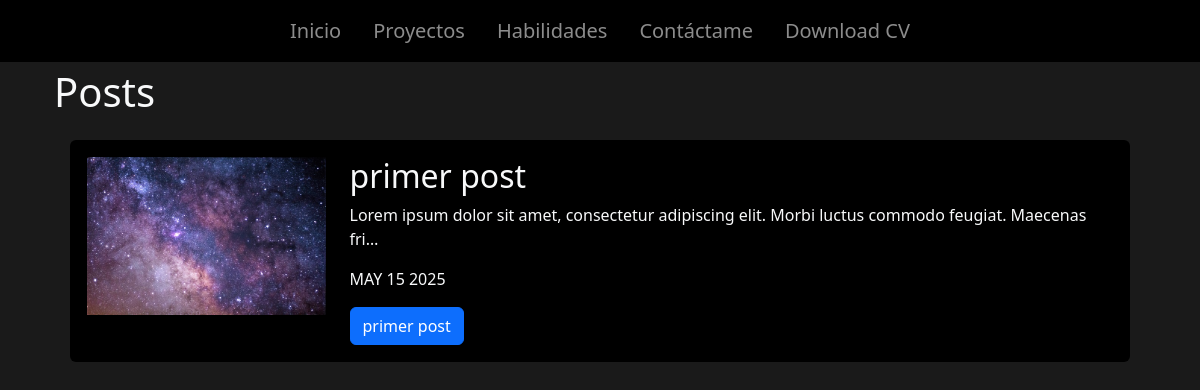
Screenshot of /blog/ with the database file from the repository.
### blog/models.py (models this page shows)
class Post(models.Model):
    title = models.CharField(max_length=100)
    description = models.TextField()
    image = models.ImageField(upload_to='blog/images')
    date = models.DateField(datetime.date.today)

### blog/views.py (the view)
# urls.py: path('',render_posts, name='posts'),
def render_posts(request):
    posts = Post.objects.all()
    return render(request, 'posts.html',{'posts':posts})

### blog/templates/posts.html
{% extends 'layout.html' %}
{% block content %}
<h1>Posts</h1>
{% for post in posts %}
<div class="p-3">
    <div class="card card-body bg-black">
    <div class="row">
        <div class="col-3">
            <img src="{{post.image.url}}" alt="{{post.title}}" class="img-fluid">
        </div>
        <div class="col-9">
            <h2>{{post.title}}</h2>
            <p>{{post.description |striptags |truncatechars:100}}</p>
            <p>{{post.date | date:'M d Y' | upper}}</p>
            <a href="{%url 'blog:post_detail' post.id %}" class="btn btn-primary">{{post.title}}</a>
        </div>
    </div>
</div>
</div>
{% endfor %}
{% endblock %}

### portfolio/static/main.css (style rules this page uses)
body { background: #1a1a1a; }
.bg-black { background: #000; }

### rows the page displays
Post: image (picture), title "primer post", description "Lorem ipsum dolor sit amet, consectetur adipiscing elit. Morbi luctus commodo feugiat. Maecenas fri…", date "MAY 15 2025"
